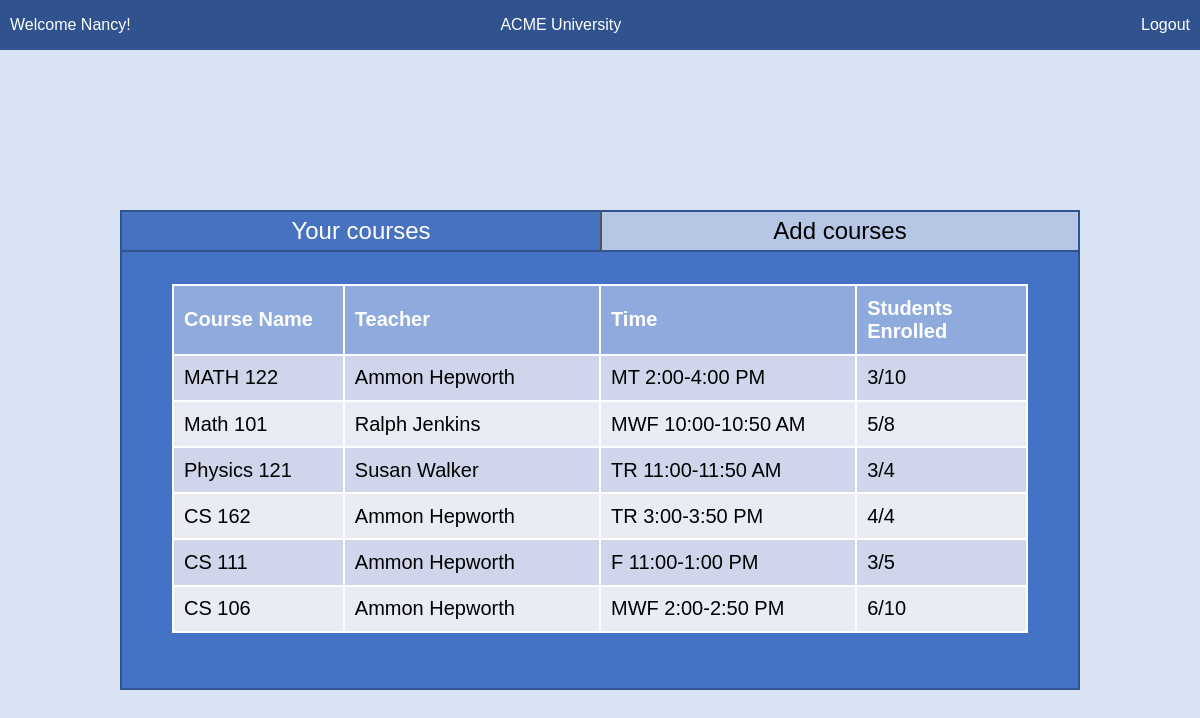
Screenshot of / (signed in) with the database file from the repository.
### base/models.py (models this page shows, shortened)
class Student(models.Model):
    student_user = models.OneToOneField(User, on_delete=models.CASCADE, related_name='student')
    username = models.CharField(max_length=200, blank=True, null=True)
    first_name = models.CharField(max_length=200, blank=True, null=True)

class Course(models.Model):
    instructor = models.ForeignKey(Teacher, on_delete=models.CASCADE, related_name='courses')
    course = models.CharField(max_length=100)
    students = models.ManyToManyField('Student', related_name='courses')
    schedule = models.CharField(max_length=100, blank=True, null=True)
    capacity = models.IntegerField()
    def student_ratio(self):
        num_students = self.students.count()
        return f"{num_students}/{self.capacity}"
    def full(self):
        num_students = self.students.count()
        if num_students >= self.capacity:
            return True

class Teacher(models.Model):
    teacher_user = models.OneToOneField(User, on_delete=models.CASCADE, related_name='teacher')
    username = models.CharField(max_length=200, blank=True, null=True)
    last_name = models.CharField(max_length=200, blank=True, null=True)

### base/views.py (the view)
# urls.py: 2. Add a URL to urlpatterns:  path('', views.home, name='home')
@login_required(login_url='login')
def home(request):
    user = request.user
    if hasattr(user, 'student'):
        courses = Course.objects.all()
        student = user.student
        enrolled_courses = student.courses.all()
        context = {'enrolled_courses': enrolled_courses, 'all_courses': courses}
        return render(request,'base/home.html', context)
    elif hasattr(user, 'teacher'):
        teacher = user.teacher
        courses = teacher.courses.all()
        context = {'teacher': teacher, 'courses': courses}
        return render(request,'base/home.html', context)
    else:
        return render(request,'base/home.html',{})

### base/templates/base/home.html (shortened to what this page needs)
{% extends 'main.html' %} {% block content %}
{% if request.user.teacher %}
  <div class="flex-container">
      <div class="mid-container">
          <div class="title-container">
              <div class="item">
                <h2 id="button3" >Your courses</h2>
              </div>
              <hr class="line">
          </div>
          <div class="table-container">
              <table>
                  <col style="width: 20%;">
                  <col style="width: 30%;">
                  <col style="width: 30%;">
                  <col style="width: 20%;">
                  <tr>
                      <th>Course Name</th>
                      <th>Teacher</th>
                      <th>Time</th>
                      <th>Students Enrolled</th>
                  </tr>
                  {% for course in courses %}
                  <tr>
                      <td><a href="{% url 'editGrade' course.id %}">{{ course.course }}</a></td>
                      <td>{{ course.instructor.username }}</td>
                      <td>{{ course.schedule }}</td>
                      <td>{{ course.student_ratio  }}</td>
                  </tr>
                  {% endfor %}
              </table>
          </div>
      </div>
  </div>
 {% else %}
<div class="flex-container">
    <div class="mid-container">
      <div class="title-container">
        <div class="item">
          <button class="click" id="button1" >Your courses</button>
      </div>
      <div class="item">
          <button class="click" id="button2">Add courses</button>
      </div>
      </div>
      <div class="table-container">
        <table id="first">
            <col style="width: 20%;">
            <col style="width: 30%;">
            <col style="width: 30%;">
            <col style="width: 20%;">
            <tr>
                <th>Course Name</th>
                <th>Teacher</th>
                <th>Time</th>
                <th>Students Enrolled</th>
            </tr>
            {% for course in enrolled_courses %}
            <tr>
              <td>{{ course.course }}</td>
              <td>{{ course.instructor.username }}</td>
              <td>{{ course.schedule }}</td>
              <td>{{ course.student_ratio  }}</td>
            </tr>
            {% endfor %}
        </table>
      </div>
    </div>
  </div>
{% endif %} {% endblock %}

### templates/navbar.html
<nav class="navbar">
    <div class="nav-left">
{% if request.user.teacher %}
        <span>Welcome Dr {{ request.user.teacher.last_name }}!</span>
    {% else %}
        <span>Welcome {{ request.user.student.first_name }}!</span>
    {% endif %}
    </div>
    <div class="nav-center">
        <span>ACME University</span>
    </div>
    <div class="nav-right">
        <a href="{% url 'logout' %}">Logout</a>
    </div>
</nav>

### static/styles/second.css (style rules this page uses)
* { box-sizing: border-box; margin: 0; padding: 0; }
body { font-family: Arial, Helvetica, sans-serif; }
.flex-container { background-color: rgb(218, 227, 243); display: flex; height: 100vh; justify-content: center; align-items: center; }
.mid-container { display: grid; grid-template-rows: auto 1fr; justify-items: center; min-width: 80vw; min-height: 60vh; background-color: rgb(68, 114, 196); border: 2px solid rgb(48, 83, 143); }
.title-container { position: relative; background-color: white; width: 100%; display: flex; text-align: center; }
.item { width: 100%; display: flex; align-items: center; }
.table-container { width: 100%; overflow-x: auto; text-align: center; }
table { margin: 50px; margin-top: 4vh; min-width: 70%; min-height: 80%; border-collapse: collapse; display: inline-table; font-size: 20px; }
td { border: 2px solid white; padding: 10px; text-align: start; }
th { color: white; border: 2px solid white; padding: 10px; text-align: start; background-color: rgb(143, 170, 220); }
tr:nth-child(even) { background-color: rgb(207, 213, 234); }
tr:nth-child(odd) { background-color: rgb(233, 235, 245); }
button { font-size: 24px; }
#button1 { color: white; background-color: rgb(71, 114, 192); width: 100%; min-height: 5vh; border-top: none; border-left: none; border-right: none; border-bottom: 2px solid rgb(50, 83, 140); }
#button2 { background-color: rgb(181, 199, 229); width: 100%; min-height: 5vh; border-top: none; border-right: none; border-bottom: 2px solid rgb(50, 83, 140); }
.navbar { display: flex; justify-content: space-between; align-items: center; background-color: rgb(48, 83, 143); padding: 10px; color: white; height: 50px; font-family: Arial, Helvetica, sans-serif; font-size: 100%; }
.nav-center { margin-right: 150px; }
.nav-right a { color: white; text-decoration: none; }

### rows the page displays
Course: course "MATH 122", instructor.username "Ammon Hepworth", schedule "MT 2:00-4:00 PM", student_ratio "3/10"
Course: course "Math 101", instructor.username "Ralph Jenkins", schedule "MWF 10:00-10:50 AM", student_ratio "5/8"
Course: course "Physics 121", instructor.username "Susan Walker", schedule "TR 11:00-11:50 AM", student_ratio "3/4"
Course: course "CS 162", instructor.username "Ammon Hepworth", schedule "TR 3:00-3:50 PM", student_ratio "4/4"
Course: course "CS 111", instructor.username "Ammon Hepworth", schedule "F 11:00-1:00 PM", student_ratio "3/5"
Course: course "CS 106", instructor.username "Ammon Hepworth", schedule "MWF 2:00-2:50 PM", student_ratio "6/10"

### other values shown
{{ request.user.student.first_name }} "Nancy"
